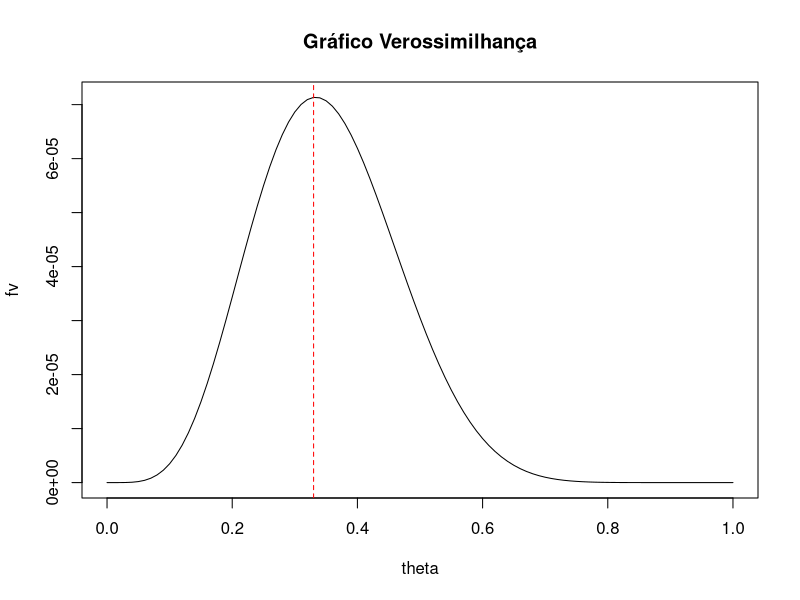
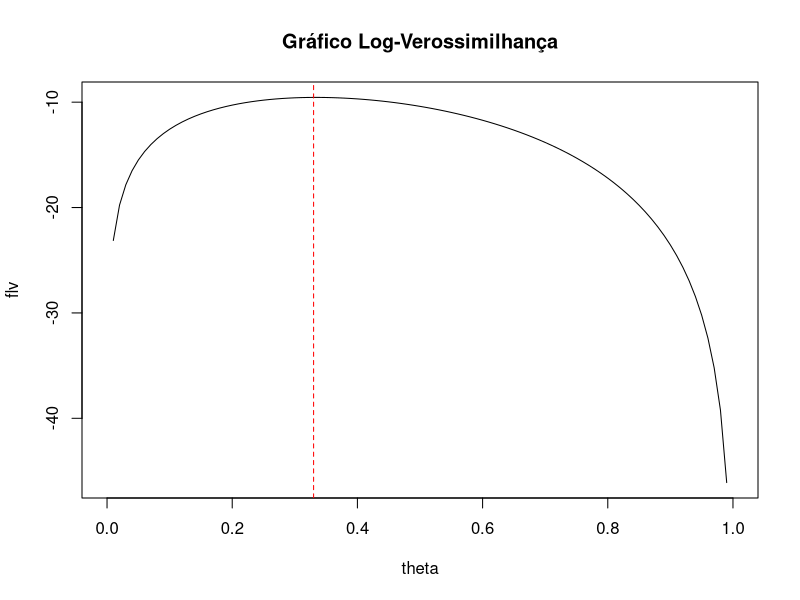
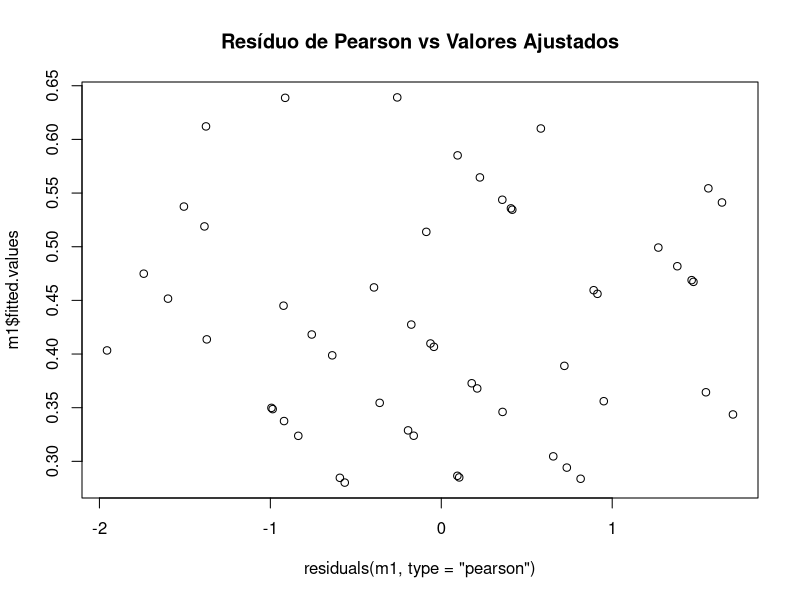
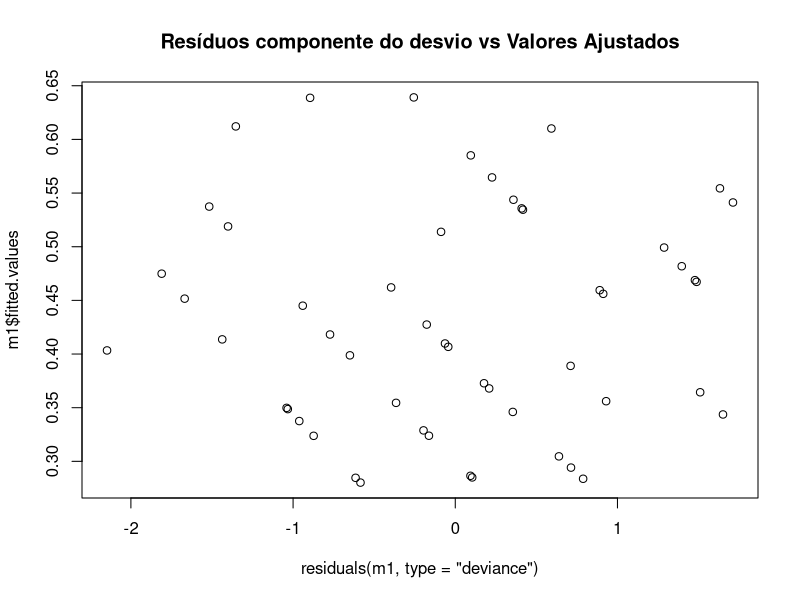
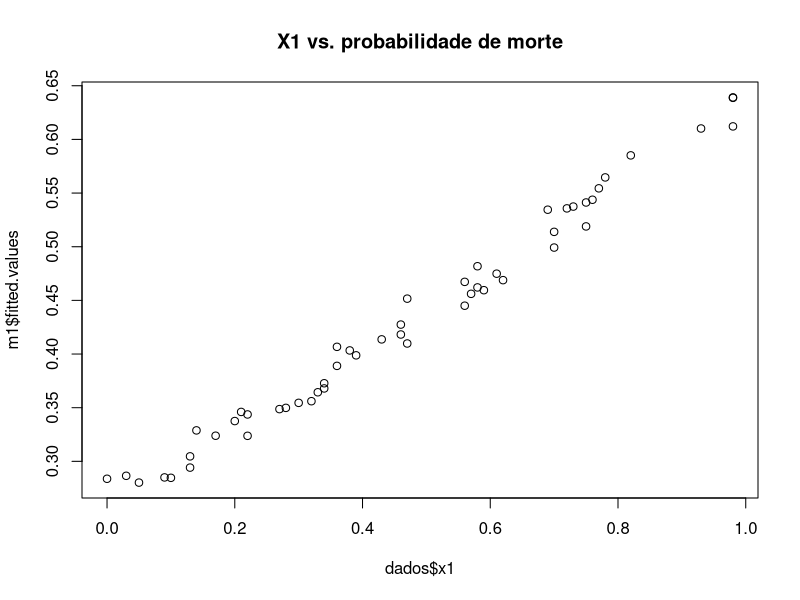
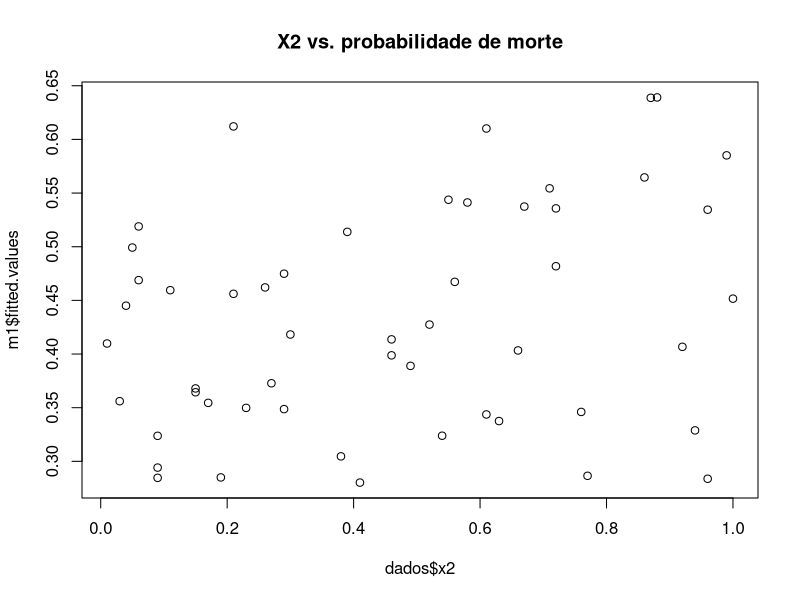

Recreate these plots in R, in order.
## ---- chunk 1
knitr::opts_chunk$set(
  warning = FALSE,
  message = FALSE
  )
## ---- chunk 2
library(tidyverse)
rm(list = ls())
## ---- chunk 3
y <- c(1, 0, 0, 1, 0, 0, 0, 1, 0, 0, 0, 1, 0, 0, 1)

theta <- seq(0,1,0.01)
n <- length(y)
sy <- sum(y) # soma de y

# Verossimilhanca
fv <- theta^sy * (1-theta)^(n - sy)
maximo <- theta[fv == max(fv)]
plot(theta, fv, type = "line", main = "Gráfico Verossimilhança")
abline(v = maximo, col = 'red', lty = 2)
## ---- chunk 4
# Log-Verossimilhanca
flv <- sy*log(theta) + (n - sy)*log(1-theta)
maximo <- theta[flv == max(flv)]
plot(theta, flv, type = "line", main = "Gráfico Log-Verossimilhança")
abline(v = maximo, col = 'red', lty = 2)

paste0("Valor do máximo: ", maximo)
## ---- chunk 5
loglik <- function(theta, y){
  n <- length(y)
  sy <- sum(y)
  log_ver <- sy*log(theta) + (n - sy)*log(1-theta)
  return(log_ver)
}

theta0 <- 0.5 
ajuste <- optim(par = theta0,# chute inicial
                fn = loglik, # funcao a ser otimizada
                y = y, # parametro da funcao
                lower = 0.0001, upper = 0.9999, # limites para o parametro
                method = "L-BFGS-B", control = list(fnscale = -1), hessian = F) # metodo e maximizacao
ajuste$par %>% round(3)
## ---- chunk 6
rm(list = ls())

y <- c(7, 2, 24, 33, 2, 5, 2, 5, 8, 8, 16, 20, 11, 4, 37, 1, 8, 8, 5, 7, 5, 4, 4, 2, 26)
x1 <- c(-0.27, 0.57, -0.74, -0.94, 0.64, 0.86, 0.5, 0.12, -0.36, 0.12, -0.55, -0.81, -0.21, 0.53, -1, 0.4, -0.07, 0.15, -0.13, 0.22, 0.96, 0.45, -0.06, 0.97, -0.71)

n = length(y)
## ---- chunk 7
bet <- c(1,1) #chute inicial
w <- numeric(0)
z <- numeric(0)
for (i in 1:n) {
  eta <- bet[1] + bet[2]*x1[i]
  w[i] <- exp(eta)  
  z[i] <- eta + y[i]*exp(-eta)-1 
}

w = diag(w) # w eh uma matriz diagonal
w[1:5,1:5]
## ---- chunk 8
z
## ---- chunk 9
X <- cbind(rep(1,n) , x1)
beta_r_1 <- solve( t(X) %*% w %*% X) %*% t(X) %*% w %*% z
beta_r_1
## ---- chunk 10
mod <- glm(formula = y ~ x1, family = poisson(link = "log"), start = bet)
resumo <- mod %>% summary()
resumo
## ---- chunk 11
#| include: FALSE
coef <- resumo$coefficients[,1] %>% round(2)
pvalor <- resumo$coefficients[,4]
deviance_mod <- resumo$deviance %>% round(2)
## ---- chunk 12
beta0_chapeu = coef[1]
beta1_chapeu = coef[2]
mu = exp(beta0_chapeu + beta1_chapeu*x1)
de = 2*sum(y*log(y/mu)-(y-mu))
de # mesmo da saida do summary

p <- 2 # numero de betas estimados
cbind(
  list(
    "Ponto crítico a 95%= " = qchisq(0.95, n-p) %>% round(2),
    "Ponto crítico a 99%= " = qchisq(0.99, n-p) %>% round(2)))
## ---- chunk 13
x2p.1 = sum( ((y-mu)^2)/mu )
rp = residuals(mod, type = "pearson") # residuo de pearson
x2p.2 = sum(rp^2)
cbind(x2p.1,x2p.2)
1-pchisq(x2p.1, n-p)
## ---- chunk 14
rm(list = ls())
dados <- read.table("dados_Q3_L2_MLG.txt", col.names = c("y", "x1", "x2")) %>% as_tibble()
## ---- chunk 15
m <- 10 #numero de larvas por recipiente 
m1 <- glm(cbind(y,m-y)~x1+x2, family=binomial(link="logit"), data = dados)
resumo <- summary(m1)
resumo
## ---- chunk 16
#| include: FALSE
coef <- resumo$coefficients[,1] %>% round(2)
pvalor <- resumo$coefficients[,4] %>% round(4)
deviance_mod <- resumo$deviance %>% round(2)
## ---- chunk 17
plot(
  residuals(m1, type = "pearson"), 
  m1$fitted.values, 
  main = "Resíduo de Pearson vs Valores Ajustados")
## ---- chunk 18
plot(
  residuals(m1, type = "deviance"), 
  m1$fitted.values, 
  main = "Resíduos componente do desvio vs Valores Ajustados")
## ---- chunk 19
data.frame(Recipiente = dados$y, 
           ProbMorte = m1$fitted.values %>% round(2))
## ---- chunk 20
plot(dados$x1, m1$fitted.values, main = "X1 vs. probabilidade de morte")
plot(dados$x2, m1$fitted.values, main = "X2 vs. probabilidade de morte")
